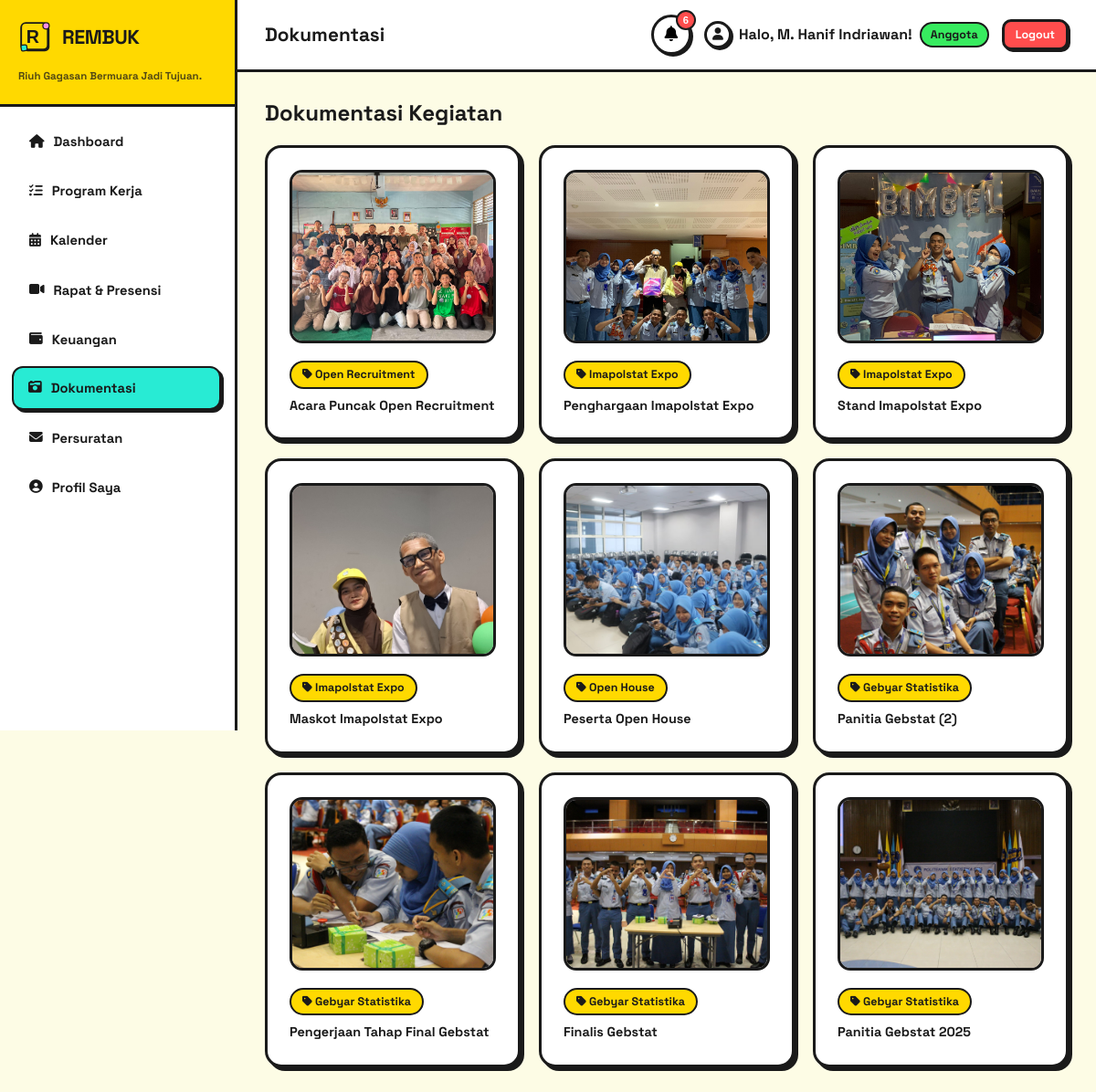
Screenshot of /dokumentasi/index.php (signed in) with the database file from the repository.
### tables this page shows
CREATE TABLE `dokumentasi` (
  `id` int(11) NOT NULL,
  `proker_id` int(11) NOT NULL,
  `gambar` varchar(255) NOT NULL,
  `keterangan` text DEFAULT NULL,
  `uploaded_by` int(11) DEFAULT NULL,
  `created_at` timestamp NOT NULL DEFAULT current_timestamp()
);

CREATE TABLE `proker` (
  `id` int(11) NOT NULL,
  `nama_proker` varchar(200) NOT NULL,
  `divisi_id` int(11) NOT NULL,
  `deskripsi` text DEFAULT NULL,
  `tanggal_pelaksanaan` date NOT NULL,
  `tanggal_selesai` date DEFAULT NULL,
  `status` enum('To-do','In Progress','Done') DEFAULT 'To-do',
  `progress_persen` int(11) DEFAULT 0,
  `created_by` int(11) DEFAULT NULL,
  `created_at` timestamp NOT NULL DEFAULT current_timestamp()
);

### includes/notifications.php (called while the page is built, shortened)
<?php
function getNotifications(PDO $pdo): array {
    $items = [];
    $role = $_SESSION['role'] ?? 'Anggota';
    $userId = (int) ($_SESSION['user_id'] ?? 0);
    try {
        if ($userId) {
            $stmt = $pdo->prepare("SELECT COUNT(*) FROM surat WHERE user_id = ? AND status = 'Revisi'");
            $stmt->execute([$userId]);
            $nRevisi = (int) $stmt->fetchColumn();
        }
    } catch (Throwable $e) {  }
    try {
        $stmt = $pdo->query(
            "SELECT id, judul, tanggal, jam_mulai FROM rapat_pertemuan
             WHERE tanggal BETWEEN CURDATE() AND DATE_ADD(CURDATE(), INTERVAL 1 DAY)
             ORDER BY tanggal ASC, jam_mulai ASC LIMIT 5"
        );
        $rapat = $stmt ? $stmt->fetchAll() : [];
    } catch (Throwable $e) {  }
    try {
        $stmt = $pdo->query(
            "SELECT id, nama_proker, tanggal_pelaksanaan, tanggal_selesai,
                    LEAST(
                        DATEDIFF(COALESCE(tanggal_selesai, tanggal_pelaksanaan), CURDATE()),
                        DATEDIFF(tanggal_pelaksanaan, CURDATE())
                    ) AS sisa_hari
             FROM proker
             WHERE status != 'Done'
               AND (tanggal_pelaksanaan BETWEEN CURDATE() AND DATE_ADD(CURDATE(), INTERVAL 7 DAY)
                    OR tanggal_selesai BETWEEN CURDATE() AND DATE_ADD(CURDATE(), INTERVAL 7 DAY)
                    OR (COALESCE(tanggal_selesai, tanggal_pelaksanaan) < CURDATE()))
             ORDER BY (COALESCE(tanggal_selesai, tanggal_pelaksanaan) < CURDATE()) ASC,
                      ABS(DATEDIFF(COALESCE(tanggal_selesai, tanggal_pelaksanaan), CURDATE())) ASC
             LIMIT 5"
        );
        $deadlines = $stmt ? $stmt->fetchAll() : [];
        foreach ($deadlines as $d) {
            $tglAcuan = $d['tanggal_selesai'] ?? $d['tanggal_pelaksanaan'];
            $sisa = (int) round((strtotime($tglAcuan) - strtotime(date('Y-m-d'))) / 86400);
            $label = $sisa < 0 ? 'Terlewat ' . abs($sisa) . ' hari' : ($sisa === 0 ? 'Hari ini' : 'H-' . $sisa);
            $items[] = [
                'icon' => 'fa-flag-checkered',
                'title' => 'Deadline ' . $label . ': ' . $d['nama_proker'],
                'desc' => tanggalIndo($tglAcuan, true, true),
                'url' => BASE_URL . '/proker/detail.php?id=' . $d['id'],
                'tone' => $sisa < 0 ? 'red' : 'yellow',
            ];
        }
    } catch (Throwable $e) {  }
    try {
        $stmt = $pdo->query(
            "SELECT id, judul, tanggal FROM agenda
             WHERE kategori = 'deadline' AND tanggal BETWEEN CURDATE() AND DATE_ADD(CURDATE(), INTERVAL 7 DAY)
             ORDER BY tanggal ASC LIMIT 3"
        );
        $agendas = $stmt ? $stmt->fetchAll() : [];
        foreach ($agendas as $a) {
            $sisa = (int) round((strtotime($a['tanggal']) - strtotime(date('Y-m-d'))) / 86400);
            $items[] = [
                'icon' => 'fa-calendar-xmark',
                'title' => 'Agenda deadline H-' . $sisa . ': ' . $a['judul'],
                'desc' => tanggalIndo($a['tanggal'], true, true),
                'url' => BASE_URL . '/kalender/index.php?tanggal=' . $a['tanggal'],
                'tone' => 'cyan',
            ];
        }
    } catch (Throwable $e) {  }
    return ['total' => count($items), 'items' => $items];
}

### dokumentasi/index.php (the view, shortened to what this page needs)
<?php
require_once '../includes/init.php';
$pageTitle = 'Dokumentasi';
require_once '../includes/header.php';
$docs = $pdo->query("SELECT d.*, p.nama_proker FROM dokumentasi d JOIN proker p ON d.proker_id = p.id ORDER BY d.id DESC")->fetchAll();
?>
<div class="flex-between page-header">
    <h2 class="page-title">Dokumentasi Kegiatan</h2>
</div>
<div class="documentation-gallery">
    <?php if (empty($docs)): ?>
        <div class="neo-card documentation-empty">
            <p class="documentation-empty__message">Belum ada foto dokumentasi.</p>
        </div>
    <?php else: ?>
        <?php foreach ($docs as $d): ?>
            <article class="neo-card documentation-card">
                <div>
                    <img src="../assets/uploads/<?= e($d['gambar']) ?>" alt="Dokumentasi <?= e($d['nama_proker']) ?>" class="documentation-image">
                    <div class="documentation-card__meta">
                        <span class="neo-badge documentation-project-badge"><i class="fas fa-tag" aria-hidden="true"></i> <?= e($d['nama_proker']) ?></span>
                        <p class="documentation-card__description">
                            <?php if (!empty($d['keterangan'])): ?>
                                <?= nl2br(e($d['keterangan'])) ?>
                            <?php else: ?>
                                <em class="documentation-card__description-empty">Tidak ada keterangan.</em>
                            <?php endif; ?>
                        </p>
                    </div>
                </div>
            </article>
        <?php endforeach; ?>
    <?php endif; ?>
</div>
<?php require_once '../includes/footer.php'; ?>

### includes/header.php (shortened to what this page needs)
<?php
$user_nama = $_SESSION['nama_lengkap'] ?? 'Pengguna';
$user_role = $_SESSION['role'] ?? 'Anggota';
$current_page = basename($_SERVER['PHP_SELF']);
$current_dir = basename(dirname($_SERVER['PHP_SELF']));
?>
<!DOCTYPE html>
<html lang="id">
<head>
    <link rel="stylesheet" href="https://cdnjs.cloudflare.com/ajax/libs/font-awesome/6.4.0/css/all.min.css">
    <link rel="stylesheet" href="<?= BASE_URL ?>/assets/css/neobrutalism.css">
</head>
<body>
    <div class="layout-wrapper">
        <aside class="sidebar" id="sidebar">
            <div class="sidebar-header">
                <div class="logo-mark">
                    <img src="<?= BASE_URL ?>/assets/img/logo.svg" alt="Logo <?= e(APP_NAME) ?>">
                    <span class="logo-mark-text"><?= APP_NAME ?></span>
                </div>
                <div class="sidebar-tagline"><?= e(APP_TAGLINE) ?></div>
            </div>
            <ul class="nav-links">
                <li><a href="<?= BASE_URL ?>/dashboard.php" class="<?= $current_page === 'dashboard.php' ? 'active' : '' ?>"><i class="fas fa-house"></i> Dashboard</a></li>
                <li><a href="<?= BASE_URL ?>/proker/index.php" class="<?= $current_dir == 'proker' ? 'active' : '' ?>"><i class="fas fa-list-check"></i> Program Kerja</a></li>
                <li><a href="<?= BASE_URL ?>/kalender/index.php" class="<?= $current_dir == 'kalender' ? 'active' : '' ?>"><i class="fas fa-calendar-days"></i> Kalender</a></li>
                <li><a href="<?= BASE_URL ?>/rapat/index.php" class="<?= $current_dir == 'rapat' ? 'active' : '' ?>"><i class="fas fa-video"></i> Rapat &amp; Presensi</a></li>
                <li><a href="<?= BASE_URL ?>/keuangan/index.php" class="<?= $current_dir == 'keuangan' ? 'active' : '' ?>"><i class="fas fa-wallet"></i> Keuangan</a></li>
                <li><a href="<?= BASE_URL ?>/dokumentasi/index.php" class="<?= $current_dir == 'dokumentasi' ? 'active' : '' ?>"><i class="fas fa-camera-retro"></i> Dokumentasi</a></li>
                <li><a href="<?= BASE_URL ?>/surat/index.php" class="<?= $current_dir == 'surat' ? 'active' : '' ?>"><i class="fas fa-envelope"></i> Persuratan</a></li>
                <li><a href="<?= BASE_URL ?>/profil/index.php" class="<?= $current_dir == 'profil' ? 'active' : '' ?>"><i class="fas fa-user-circle"></i> Profil Saya</a></li>
            </ul>
        </aside>
        <main class="main-content">
            <header class="topbar">
                <div class="topbar-left">
                    <h1 class="topbar-title"><?= isset($pageTitle) ? e($pageTitle) : 'Dashboard' ?></h1>
                </div>
                <div class="user-info">
                    <?php
                    $notif_total = 0; $notif_items = [];
                    try { $notif = getNotifications($pdo); $notif_total = $notif['total']; $notif_items = $notif['items']; }
                    catch (Throwable $e) { $notif_total = 0; $notif_items = []; }
                    ?>
                    <div class="notif-wrap">
                        <button type="button" class="notif-bell" id="notifBell" aria-label="Notifikasi (<?= (int) $notif_total ?> perlu perhatian)" aria-haspopup="true" aria-expanded="false">
                            <i class="fas fa-bell"></i>
                            <?php if ($notif_total > 0): ?>
                                <span class="notif-badge"><?= $notif_total > 9 ? '9+' : (int) $notif_total ?></span>
                            <?php endif; ?>
                        </button>
                    </div>
                    <a href="<?= BASE_URL ?>/profil/index.php" class="user-greeting" style="text-decoration:none; color:inherit;">
                        <?= renderAvatar($_SESSION['avatar'] ?? null, 'sm') ?>
                        Halo, <?= e($user_nama) ?>! <span class="role-badge"><?= e($user_role) ?></span>
                    </a>
                    <a href="<?= BASE_URL ?>/auth/logout.php" class="neo-btn neo-btn-danger neo-btn-sm">Logout</a>
                </div>
            </header>
            <div class="content-area">

### includes/functions.php (shortened to what this page needs)
<?php
function e(?string $text) {
    return htmlspecialchars($text ?? '', ENT_QUOTES, 'UTF-8');
}
function tanggalIndo($tanggal, bool $panjang = false, bool $denganHari = false, bool $denganJam = false): string {
    $t = is_numeric($tanggal) ? (int) $tanggal : strtotime($tanggal);
    $bulanPanjang = ['', 'Januari', 'Februari', 'Maret', 'April', 'Mei', 'Juni', 'Juli', 'Agustus', 'September', 'Oktober', 'November', 'Desember'];
    $bulanPendek = ['', 'Jan', 'Feb', 'Mar', 'Apr', 'Mei', 'Jun', 'Jul', 'Agu', 'Sep', 'Okt', 'Nov', 'Des'];
    $namaHari = ['', 'Senin', 'Selasa', 'Rabu', 'Kamis', 'Jumat', 'Sabtu', 'Minggu'];
    $bulan = ($panjang ? $bulanPanjang : $bulanPendek)[(int) date('n', $t)];
    $teks = date('d', $t) . ' ' . $bulan . ' ' . date('Y', $t);
    if ($denganHari) $teks = $namaHari[(int) date('N', $t)] . ', ' . $teks;
    return $teks;
}
function avatarPresets(): array {
    return [
        'cyan-rocket'  => ['icon' => 'fa-rocket', 'bg' => 'var(--accent-cyan)',   'fg' => 'var(--main-black)'],
        'cyan-gem'     => ['icon' => 'fa-gem',    'bg' => 'var(--accent-cyan)',   'fg' => 'var(--main-black)'],
        'pink-star'    => ['icon' => 'fa-star',   'bg' => 'var(--accent-pink)',   'fg' => 'var(--main-black)'],
        'pink-heart'   => ['icon' => 'fa-heart',  'bg' => 'var(--accent-pink)',   'fg' => 'var(--main-black)'],
        'yellow-bolt'  => ['icon' => 'fa-bolt',   'bg' => 'var(--accent-yellow)', 'fg' => 'var(--main-black)'],
        'yellow-crown' => ['icon' => 'fa-crown',  'bg' => 'var(--accent-yellow)', 'fg' => 'var(--main-black)'],
        'green-leaf'   => ['icon' => 'fa-leaf',   'bg' => 'var(--accent-green)',  'fg' => 'var(--main-black)'],
        'green-paw'    => ['icon' => 'fa-paw',    'bg' => 'var(--accent-green)',  'fg' => 'var(--main-black)'],
        'red-fire'     => ['icon' => 'fa-fire',   'bg' => 'var(--accent-red)',    'fg' => '#fff'],
        'red-ghost'    => ['icon' => 'fa-ghost',  'bg' => 'var(--accent-red)',    'fg' => '#fff'],
    ];
}
function renderAvatar(?string $key, string $size = 'md'): string {
    $presets = avatarPresets();
    $p = $presets[$key] ?? ['icon' => 'fa-user', 'bg' => '#fff', 'fg' => 'var(--main-black)'];
    return '<span class="avatar-badge avatar-badge--' . e($size) . '" style="background:' . $p['bg'] . '; color:' . $p['fg'] . ';">'
         . '<i class="fas ' . e($p['icon']) . '"></i></span>';
}
    ?>

### includes/footer.php (shortened to what this page needs)
            </div>
        </main>
    </div>
</body>
</html>

### rows the page displays
dokumentasi: gambar (picture), proker.nama_proker "Open Recruitment", keterangan "Acara Puncak Open Recruitment"
dokumentasi: gambar (picture), proker.nama_proker "Imapolstat Expo", keterangan "Penghargaan Imapolstat Expo"
dokumentasi: gambar (picture), proker.nama_proker "Imapolstat Expo", keterangan "Stand Imapolstat Expo"
dokumentasi: gambar (picture), proker.nama_proker "Imapolstat Expo", keterangan "Maskot Imapolstat Expo"
dokumentasi: gambar (picture), proker.nama_proker "Open House", keterangan "Peserta Open House"
dokumentasi: gambar (picture), proker.nama_proker "Gebyar Statistika", keterangan "Panitia Gebstat (2)"
dokumentasi: gambar (picture), proker.nama_proker "Gebyar Statistika", keterangan "Pengerjaan Tahap Final Gebstat"
dokumentasi: gambar (picture), proker.nama_proker "Gebyar Statistika", keterangan "Finalis Gebstat"
dokumentasi: gambar (picture), proker.nama_proker "Gebyar Statistika", keterangan "Panitia Gebstat 2025"

### other values shown
APP_NAME "REMBUK"
APP_TAGLINE "Riuh Gagasan Bermuara Jadi Tujuan."
$pageTitle "Dokumentasi"
$notif_total "6"
$user_nama "M. Hanif Indriawan"
$user_role "Anggota"
